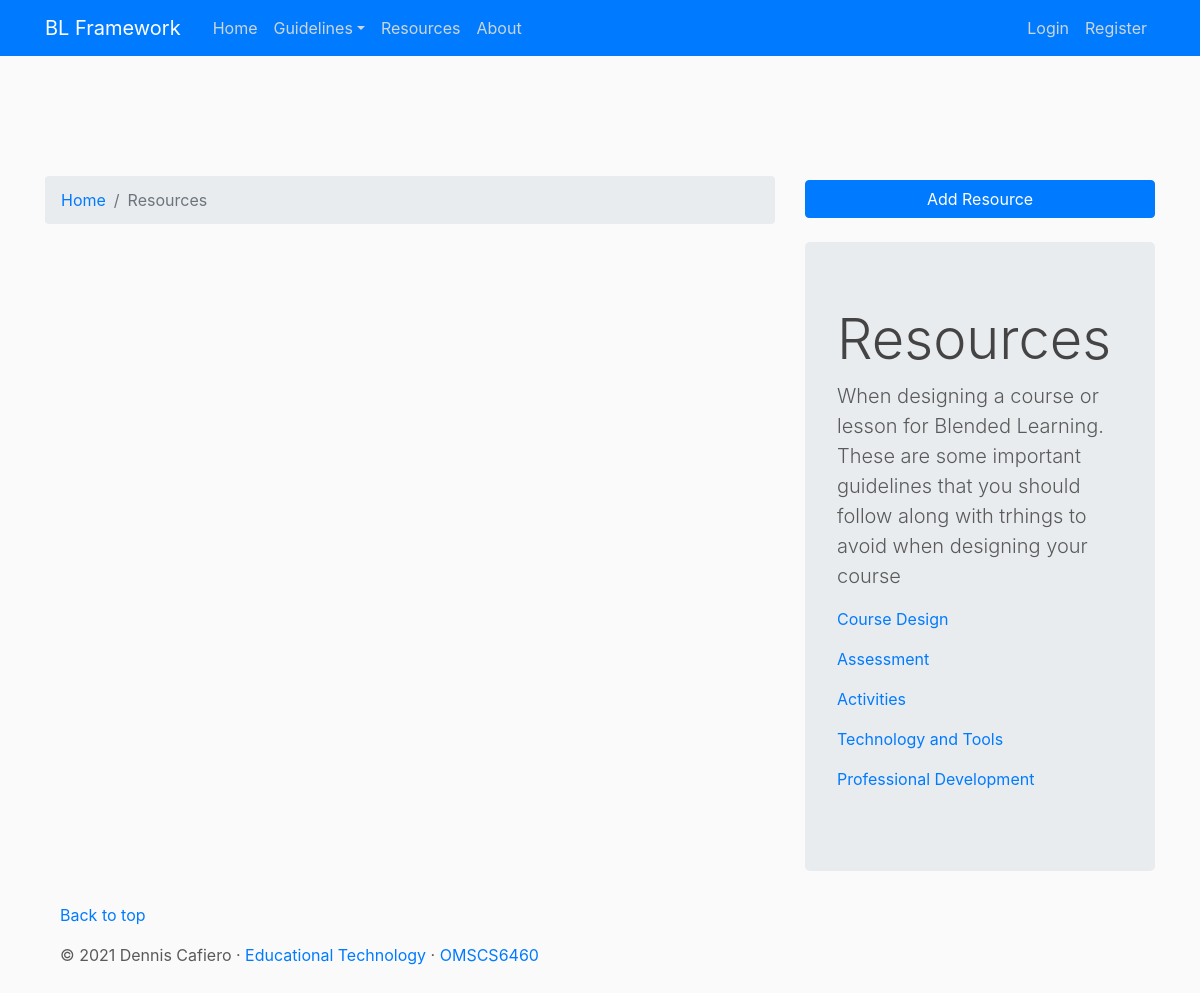
The app's page /resources/, older data.
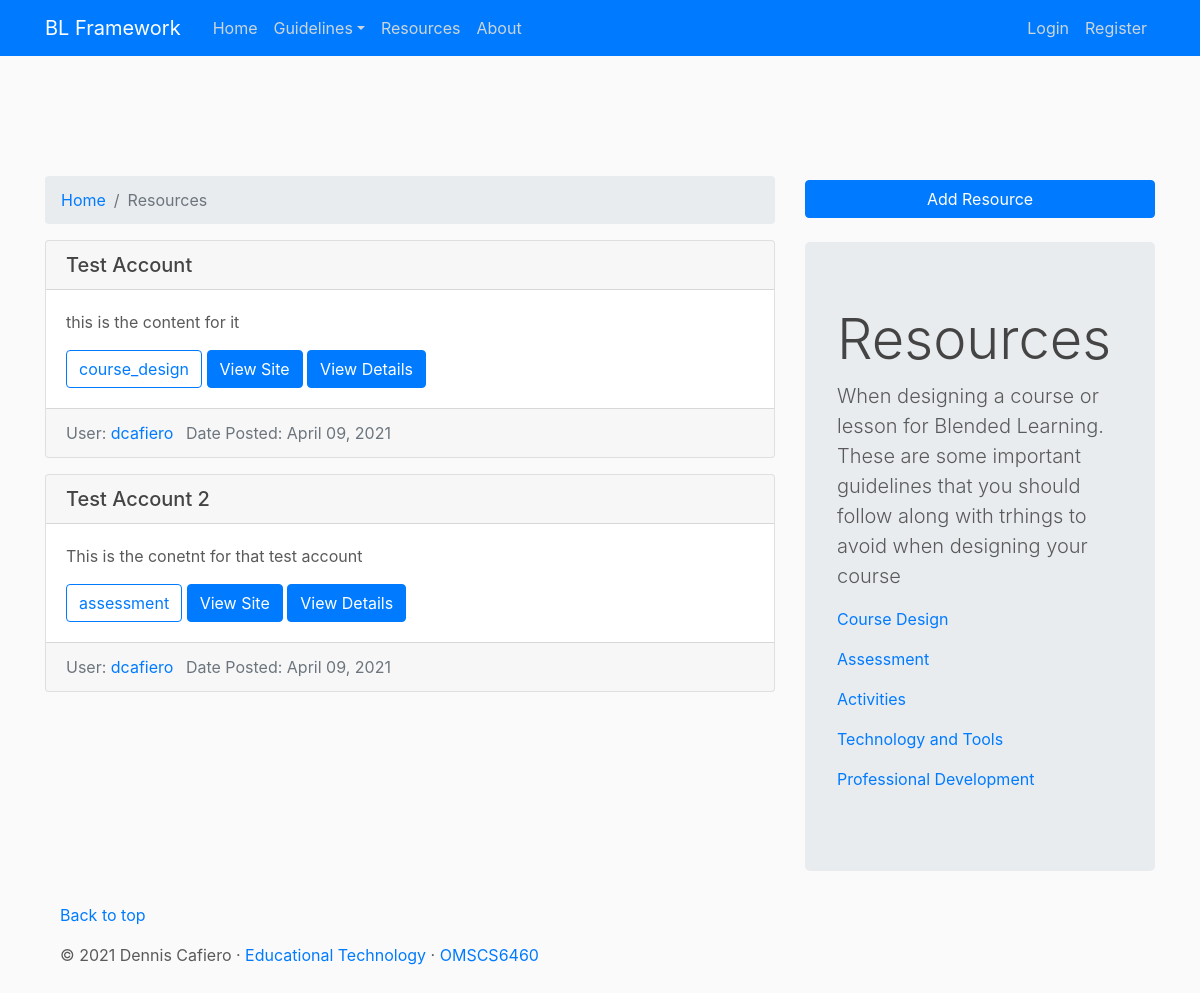
The same page, newer data.
### resources/models.py (models this page shows, shortened)
class Resource(models.Model):
    title = models.CharField(max_length=100)
    content = models.TextField()
    site_url = models.CharField(max_length=256) #url for the site
    framework_category = models.CharField(max_length=30, choices=CATEGORY_CHOICES, default='course_design')
    date_posted = models.DateTimeField(default=timezone.now)
    author = models.ForeignKey(User, on_delete=models.CASCADE)  # on_delete CASCADE means to delete the post if user deleted

### resources/views.py (the view)
# urls.py: path('', PostListView.as_view() , name='blog-home'),
def home(request):
    context = {
        'resources': Resource.objects.all() #takes all the posts in the database
    }
    return render(request, 'resources/home.html', context)

### templates/resources/home.html
{%  extends 'blog/base.html' %}
{% block content %}
    <div class="row">
    <div class="col-md-8">
    <nav aria-label="breadcrumb">
          <ol class="breadcrumb">
            <li class="breadcrumb-item"><a href="{% url "framework-home" %}">Home</a></li>
            <li class="breadcrumb-item active" aria-current="page">Resources</li>
          </ol>
    </nav>
    {% for resource in resources %}
            <div class="card mb-3" >
                <h5 class="card-header">{{ resource.title }}</h5>
                <div class="card-body">
                    <p>{{ resource.content }}</p>
                    <button class="btn btn-outline-primary">{{ resource.framework_category }}</button>
                    <a class="btn btn-primary" href="{{ resource.site_url }}" role="button">View Site</a>
                    <a class="btn btn-primary" href="{{ resource.site_url }}" role="button">View Details</a>
                </div>
                <div class="card-footer text-muted">
                    User: <a class="mr-2" href="#">{{ resource.author }}</a> Date Posted: {{ resource.date_posted|date:'F d, Y' }}
                </div>
            </div>
    {% endfor %}
    </div>
    <div class="col-md-4">
        <div class="mt-1 mb-4">
            <button class="btn btn-primary col-md-12">Add Resource</button>
        </div>
        <div class="jumbotron">
          <h1 class="display-4">Resources</h1>
          <p class="lead">When designing a course or lesson for Blended Learning. These are some important guidelines that you should follow along with trhings to avoid when designing your course</p>
            <p><a href="#newcourse" class="card-link">Course Design</a></p>
            <p><a href="#existingcourse" class="card-link">Assessment</a></p>
            <p><a href="#mentalhealth" class="card-link">Activities</a></p>
            <p><a href="#avoid" class="card-link">Technology and Tools</a></p>
            <p><a href="#avoid" class="card-link">Professional Development</a></p>
        </div>
    </div>
    </div>
{%  endblock content %}

Row changes from the older to the newer data that the page shows:
added Resource: title "Test Account", content "this is the content for it", framework_category "course_design", author "dcafiero", date_posted "April 09, 2021"
added Resource: title "Test Account 2", content "This is the conetnt for that test account", framework_category "assessment", author "dcafiero", date_posted "April 09, 2021"
